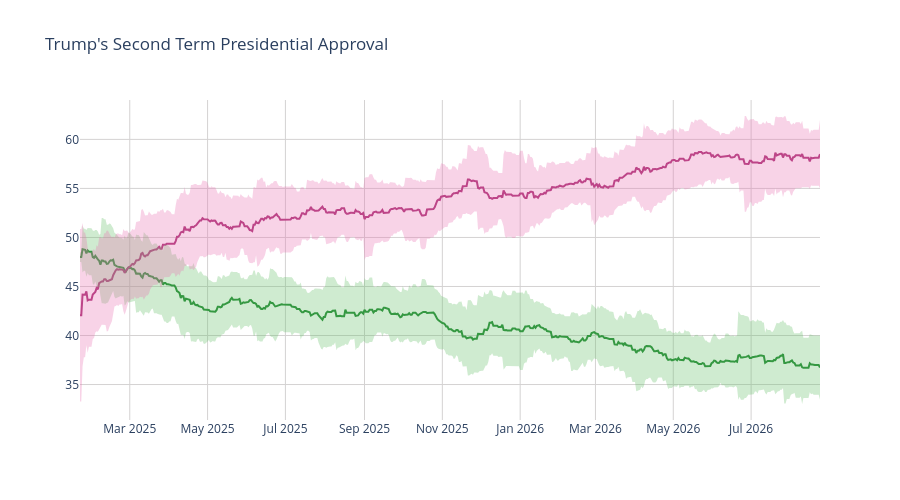

Notebook source saved alongside this figure:
### Code cell
disappr_ci_hex = "#e86eaf"
appr_ci_hex = "#60be65"
disappr_ci_rgba = "rgba(232, 110, 175, 0.3)"
appr_ci_rgba = "rgba(96, 190, 101, 0.3)"
grid_col = "#d4d2d2"


# Approve
fig = go.Figure(go.Scatter(
    x=pres['end_date'],
    y=pres['approve'],
    hovertemplate="%{y:.2f}%",
    name="<b>Approve</b>",
    line=dict(color="#228833"),
    showlegend=False
))

# Disapprove
fig.add_trace(go.Scatter(
    x=pres['end_date'],
    y=pres['disapprove'],
    hovertemplate="%{y:.2f}%",
    name="<b>Disapprove</b>",
    line=dict(color="#aa3377"),
    showlegend=False
    )
)

# Approve CI
fig.add_traces([

    # Upper bound
    go.Scatter(
        x=pres['end_date'],
        y=pres['approve_upper_ci'],
        marker=dict(color=appr_ci_hex),
        line=dict(width=0),
        mode='lines',
        showlegend=False,
        hoverinfo="skip"
    ),

    # Lower bound
    go.Scatter(
        x=pres['end_date'],
        y=pres['approve_lower_ci'],
        marker=dict(color=appr_ci_hex),
        line=dict(width=0),
        mode='lines',
        fillcolor=appr_ci_rgba,
        fill="tonexty",
        showlegend=False,
        hoverinfo="skip"
    )
])

# Disapprove CI
fig.add_traces([

    # Upper bound
    go.Scatter(
        x=pres['end_date'],
        y=pres['disapprove_upper_ci'],
        marker=dict(color=disappr_ci_hex),
        line=dict(width=0),
        mode='lines',
        showlegend=False,
        hoverinfo="skip"
    ),

    # Lower bound
    go.Scatter(
        x=pres['end_date'],
        y=pres['disapprove_lower_ci'],
        marker=dict(color=disappr_ci_hex),
        line=dict(width=0),
        mode='lines',
        fillcolor=disappr_ci_rgba,
        fill="tonexty",
        showlegend=False,
        hoverinfo="skip"
    )
])

fig.update_layout(
    title=dict(text="Trump's Second Term Presidential Approval"),
    hovermode="x"
)

fig.update_xaxes(gridcolor=grid_col)
fig.update_yaxes(gridcolor=grid_col)

fig.update_layout(hovermode="x", hoverlabel_align="right", plot_bgcolor="rgba(0, 0, 0, 0)", height=500)
fig.show()

### Figure 1 — Plotly figure (JSON) as saved in the notebook; plotly's stock layout.template omitted (floating-point values rounded to 4 significant figures; data arrays with more than 128 entries replaced by an {"elided": "..."} marker saying what was removed)
{"data": [{"hovertemplate": "%{y:.2f}%", "line": {"color": "#228833"}, "name": "<b>Approve</b>", "showlegend": false, "type": "scatter", "x": {"elided": "581 str values"}, "y": {"elided": "581 float values"}}, {"hovertemplate": "%{y:.2f}%", "line": {"color": "#aa3377"}, "name": "<b>Disapprove</b>", "showlegend": false, "type": "scatter", "x": {"elided": "581 str values"}, "y": {"elided": "581 float values"}}, {"hoverinfo": "skip", "line": {"width": 0}, "marker": {"color": "#60be65"}, "mode": "lines", "showlegend": false, "type": "scatter", "x": {"elided": "581 str values"}, "y": {"elided": "581 float values"}}, {"fill": "tonexty", "fillcolor": "rgba(96, 190, 101, 0.3)", "hoverinfo": "skip", "line": {"width": 0}, "marker": {"color": "#60be65"}, "mode": "lines", "showlegend": false, "type": "scatter", "x": {"elided": "581 str values"}, "y": {"elided": "581 float values"}}, {"hoverinfo": "skip", "line": {"width": 0}, "marker": {"color": "#e86eaf"}, "mode": "lines", "showlegend": false, "type": "scatter", "x": {"elided": "581 str values"}, "y": {"elided": "581 float values"}}, {"fill": "tonexty", "fillcolor": "rgba(232, 110, 175, 0.3)", "hoverinfo": "skip", "line": {"width": 0}, "marker": {"color": "#e86eaf"}, "mode": "lines", "showlegend": false, "type": "scatter", "x": {"elided": "581 str values"}, "y": {"elided": "581 float values"}}], "layout": {"height": 500, "hoverlabel": {"align": "right"}, "hovermode": "x", "plot_bgcolor": "rgba(0, 0, 0, 0)", "title": {"text": "Trump's Second Term Presidential Approval"}, "xaxis": {"gridcolor": "#d4d2d2"}, "yaxis": {"gridcolor": "#d4d2d2"}}}
